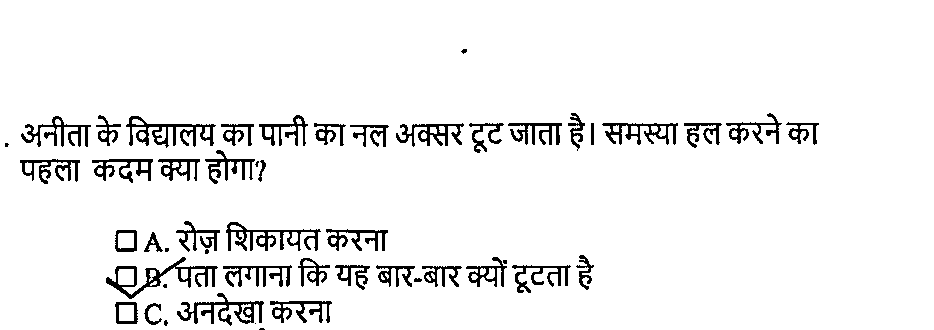
#> input picture test_runs/crops/135c97572a9bdfb6/Q1.png, 934 x 330 px
$ python -i deskew.py   (imports and definitions only)
#> lines starting #> are read from the running program, lines starting #| are printed output that depends on the picture; after the words box and inside, x2 and y2 are one past the last pixel; in counts of white or black regions, pixels touching at a corner belong together
#> further down, picture is the input picture: shape (330, 934, 3); 94.3% white; 50 black regions (9 under 20 px), largest, box (x1, y1, x2, y2) and area: (106, 257, 218, 299) 1046, (126, 116, 216, 148) 942, (226, 222, 321, 251) 920
"""Deskew scans using foreground-line orientation."""
import cv2
import numpy as np
class Deskewer:
    def correct(self, image: np.ndarray) -> np.ndarray:
        gray = cv2.cvtColor(image, cv2.COLOR_BGR2GRAY) if image.ndim == 3 else image
        coords = np.column_stack(np.where(gray < 180))
#> coords = 17505 pairs, first value 49 to 329, second value 5 to 818
        if len(coords) < 50: return image
        angle = cv2.minAreaRect(coords[:, ::-1].astype(np.float32))[-1]
#> angle = -7.26
        angle = -(90 + angle) if angle < -45 else -angle
#> angle = 7.26
        h, w = image.shape[:2]
#> h = 330; w = 934
        return cv2.warpAffine(image, cv2.getRotationMatrix2D((w / 2, h / 2), angle, 1), (w, h), borderMode=cv2.BORDER_REPLICATE)
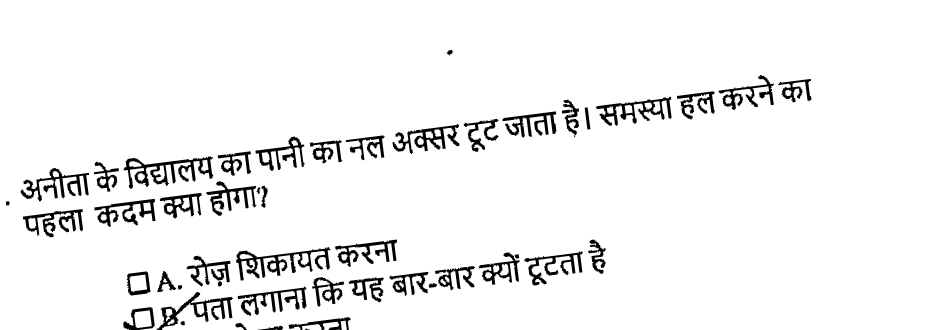
#> returned value: shape (330, 934, 3); min 0, max 255, mean 241.8

>>> import cv2
>>> picture = cv2.imread('../../test_runs/crops/135c97572a9bdfb6/Q1.png')
>>> result = Deskewer().correct(picture)
